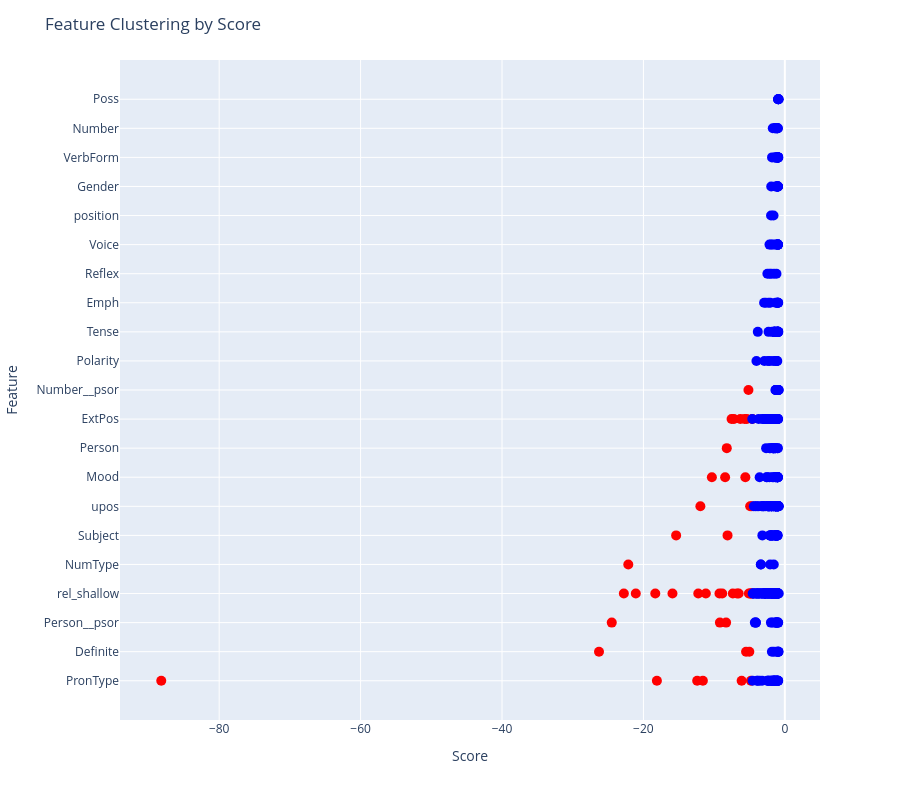

Source (notebook cell):
### Code cell
import plotly.express as px

# Sort the DataFrame by Score
df = df.sort_values(by="Score")

# Add a color column based on the Outlier status
df['Color'] = df['Outlier'].apply(lambda x: 'blue' if x == 'Inlier' else 'red')

# Create the scatter plot
fig = px.scatter(
    df,
    x="Score",
    y="Feature",  # Use "Feature" for the y-axis
    color="Color",  # Use the color column for coloring
    hover_data={"Color": False, "Score": True, "Complete_feature": True},  # Exclude Color from hover text
    color_discrete_map={"blue": "blue", "red": "red"}  # Map colors explicitly
)

# Ensure all features appear on the y-axis
fig.update_layout(
    yaxis=dict(categoryorder="array", categoryarray=df["Feature"].unique()),  # Explicitly set the order of categories
    title="Feature Clustering by Score",
    xaxis_title="Score",
    yaxis_title="Feature",
    height=800,
    showlegend=False  # Hide legend since colors are self-explanatory
)

# Update marker size for better visualization
fig.update_traces(marker=dict(size=10))

# Show the plot
fig.show()

### Figure 1 — Plotly figure (JSON) as saved in the notebook; plotly's stock layout.template omitted (floating-point values rounded to 4 significant figures; data arrays with more than 128 entries replaced by an {"elided": "..."} marker saying what was removed)
{"data": [{"customdata": [["red", "node:X:own:PronType=Neg"], ["red", "node:X:own:Definite=Ind"], ["red", "node:X:own:Person__psor=2"], ["red", "node:X:own:rel_shallow=expl:comp"], ["red", "node:X:own:NumType=Ord"], ["red", "node:X:own:rel_shallow=obj:lvc"], ["red", "node:X:own:rel_shallow=amod"], ["red", "node:X:own:PronType=Ind"], ["red", "node:X:own:rel_shallow=nummod"], ["red", "node:X:child:Subject=OblRaising"], ["red", "node:X:own:PronType=Int"], ["red", "node:X:own:rel_shallow=parataxis:insert"], ["red", "node:X:prev:upos=VERB"], ["red", "node:X:own:PronType=Dem"], ["red", "node:X:own:rel_shallow=orphan"], ["red", "node:X:next:Mood=Imp"], ["red", "node:X:child:rel_shallow=orphan"], ["red", "node:X:child:Person__psor=1"], ["red", "node:X:own:rel_shallow=discourse"], ["red", "node:X:prev:Mood=Imp"], ["red", "node:X:prev:Person__psor=1"], ["red", "node:X:prev:Person=3"], ["red", "node:X:child:Subject=ObjRaising"], ["red", "node:X:child:ExtPos=PROPN"], ["red", "node:X:child:rel_shallow=csubj:pass"], ["red", "node:X:child:ExtPos=DET"], ["red", "node:X:child:rel_shallow=obj:agent"], ["red", "node:X:own:rel_shallow=expl:pass"], ["red", "node:X:next:ExtPos=NOUN"], ["red", "node:X:own:PronType=Rel"], ["red", "node:X:child:ExtPos=ADJ"], ["red", "node:X:own:Mood=Imp"], ["red", "node:X:next:Definite=Ind"], ["red", "node:X:prev:ExtPos=CCONJ"], ["red", "node:X:own:Number__psor=Plur"], ["red", "node:X:child:rel_shallow=csubj"], ["red", "node:X:parent:Definite=Ind"], ["red", "node:X:next:upos=ADJ"], ["red", "node:X:own:rel_shallow=obl:agent"], ["red", "node:X:child:rel_shallow=expl:pv"], ["red", "node:X:own:PronType=Exc"], ["red", "node:X:prev:upos=ADV"], ["red", "node:X:child:rel_shallow=nummod"], ["red", "node:X:next:ExtPos=SCONJ"]], "hovertemplate": "Score=%{x}<br>Feature=%{y}<br>Complete_feature=%{customdata[1]}<extra></extra>", "legendgroup": "red", "marker": {"color": "red", "size": 10, "symbol": "circle"}, "mode": "markers", "name": "red", "orientation": "h", "showlegend": true, "type": "scatter", "x": [-88.19, -26.28, -24.48, -22.77, -22.14, -21.08, -18.32, -18.09, -15.89, -15.37, -12.4, -12.24, -11.95, -11.59, -11.18, -10.32, -9.248, -9.185, -8.856, -8.445, -8.308, -8.213, -8.104, -7.533, -7.355, -7.2, -6.769, -6.531, -6.293, -6.11, -5.697, -5.585, -5.484, -5.384, -5.148, -5.088, -5.024, -4.901, -4.866, -4.864, -4.795, -4.668, -4.644, -4.616], "xaxis": "x", "y": ["PronType", "Definite", "Person__psor", "rel_shallow", "NumType", "rel_shallow", "rel_shallow", "PronType", "rel_shallow", "Subject", "PronType", "rel_shallow", "upos", "PronType", "rel_shallow", "Mood", "rel_shallow", "Person__psor", "rel_shallow", "Mood", "Person__psor", "Person", "Subject", "ExtPos", "rel_shallow", "ExtPos", "rel_shallow", "rel_shallow", "ExtPos", "PronType", "ExtPos", "Mood", "Definite", "ExtPos", "Number__psor", "rel_shallow", "Definite", "upos", "rel_shallow", "rel_shallow", "PronType", "upos", "rel_shallow", "ExtPos"], "yaxis": "y"}, {"customdata": {"elided": "394x2 str values"}, "hovertemplate": "Score=%{x}<br>Feature=%{y}<br>Complete_feature=%{customdata[1]}<extra></extra>", "legendgroup": "blue", "marker": {"color": "blue", "size": 10, "symbol": "circle"}, "mode": "markers", "name": "blue", "orientation": "h", "showlegend": true, "type": "scatter", "x": {"elided": "394 float values"}, "xaxis": "x", "y": {"elided": "394 str values"}, "yaxis": "y"}], "layout": {"height": 800, "legend": {"title": {"text": "Color"}, "tracegroupgap": 0}, "margin": {"t": 60}, "showlegend": false, "title": {"text": "Feature Clustering by Score"}, "xaxis": {"anchor": "y", "domain": [0, 1], "title": {"text": "Score"}}, "yaxis": {"anchor": "x", "categoryarray": ["PronType", "Definite", "Person__psor", "rel_shallow", "NumType", "Subject", "upos", "Mood", "Person", "ExtPos", "Number__psor", "Polarity", "Tense", "Emph", "Reflex", "Voice", "position", "Gender", "VerbForm", "Number", "Poss"], "categoryorder": "array", "domain": [0, 1], "title": {"text": "Feature"}}}}
